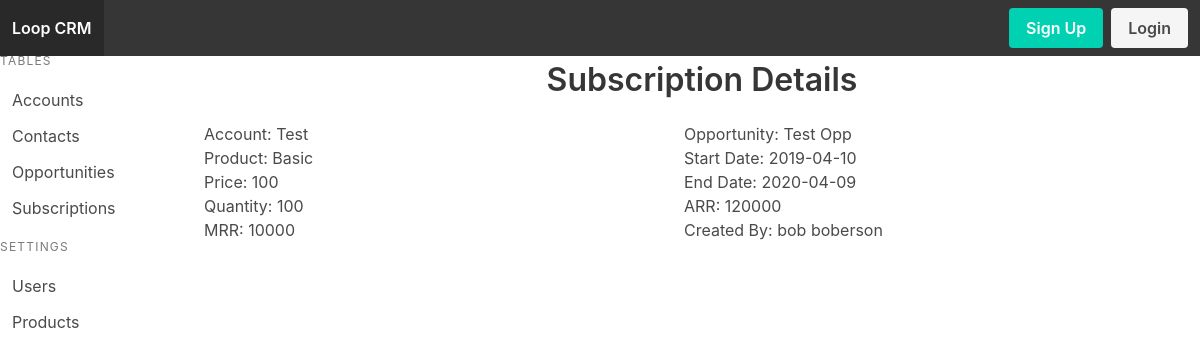
Page /subscription/1/r on the committed database.
### models.py (models this page shows, shortened)
class Account(Model):
    name = CharField()
    owner = ForeignKeyField(model=User, null=True, backref='owner')
    created_by = ForeignKeyField(model=User, null=True, backref='creator')
    account_type = CharField()
    street = CharField()
    city = CharField()
    state = CharField()
    country = CharField()
    website = CharField()
    mrr = DecimalField()
    arr = DecimalField()
    class Meta:
        database = DATABASE

class Product(Model):
    name = CharField()
    price = DecimalField()
    class Meta:
        database = DATABASE

class Subscription(Model):
    account = ForeignKeyField(model=Account, null=True, backref='subscription')
    opportunity = ForeignKeyField(model=Opportunity, null=True, backref='subscription')
    product = ForeignKeyField(model=Product, null=True, backref='subscription')
    product_price = DecimalField(default=Product.price)
    quantity = IntegerField(default=1)
    sub_start_date = DateField()
    sub_end_date = DateField()
    mrr = DecimalField()
    arr = DecimalField()
    created_by = ForeignKeyField(model=User, null=True, backref='creator')
    class Meta:
        database = DATABASE

class Opportunity(Model):
    account = ForeignKeyField(model=Account, null=True, backref='opportunity')
    name = CharField()
    owner = ForeignKeyField(model=User, null=True, backref='owner')
    opportunity_type = CharField()
    primary_contact = ForeignKeyField(model=Contact, null=True, backref='opportunity')
    mrr = DecimalField()
    arr = DecimalField()
    stage = CharField()
    close_date = DateField()
    created_by = ForeignKeyField(model=User, null=True, backref='creator')
    class Meta:
        database = DATABASE

class User(UserMixin, Model):
    username = CharField(unique=True)
    fullname = CharField()
    email = CharField(unique=True)
    password = CharField(max_length=100)
    joined_at = DateTimeField(default=datetime.datetime.now)
    is_admin = BooleanField(default=False)
    class Meta:
        database = DATABASE

### app.py (the view)
@app.route('/subscription', methods=['GET'])
@app.route('/subscription/', methods=['GET'])
@app.route('/subscription/r', methods=['GET'])
@app.route('/subscription/<subscriptionid>', methods=['GET'])
@app.route('/subscription/<subscriptionid>/', methods=['GET'])
@app.route('/subscription/<subscriptionid>/r', methods=['GET'])
def subscription(subscriptionid=None):
    subscriptions = models.Subscription.select()
    title = 'Subscriptions'
    if subscriptionid != None:
        subscription = models.Subscription.select().where(models.Subscription.id == subscriptionid).get()
        title = 'Subscription Details'
        return render_template('subscription-detail.html', subscription=subscription, user=g.user._get_current_object(), title=title)
    return render_template('subscription.html', subscriptions=subscriptions, title=title)

### app.py (called while the page is built)
@app.before_request
def before_request():
    g.db = models.DATABASE
    g.db.connect()
    g.user = current_user

@app.after_request
def after_request(response):
    g.db.close()
    return response

### templates/subscription-detail.html (shortened to what this page needs)
{% extends 'index.html' %}
{% block content %}
    <div class='container columns'>
        <div class='column'>
            <p>Account: {{subscription.account.name}}</p>
            <p>Product: {{subscription.product.name}}</p>
            <p>Price: {{subscription.product_price}}</p>
            <p>Quantity: {{subscription.quantity}}</p>
            <p>MRR: {{subscription.mrr}}</p>
        </div>
        <div class='column'>
            <p>Opportunity: {{subscription.opportunity.name}}</p>
            <p>Start Date: {{subscription.sub_start_date}}</p>
            <p>End Date: {{subscription.sub_end_date}}</p>
            <p>ARR: {{subscription.arr}}</p>
            <p>Created By: {{subscription.created_by.fullname}}</p>
        </div>
    </div>
{% endblock %}

### rows in the picture
Account: account.name "Test"
Product: product.name "Basic"
Subscription: product_price "100", quantity "100", mrr "10000", sub_start_date "2019-04-10", sub_end_date "2020-04-09", arr "120000"
Opportunity: opportunity.name "Test Opp"
User: created_by.fullname "bob boberson"

### other values in the picture
{{ title }} "Subscription Details"
